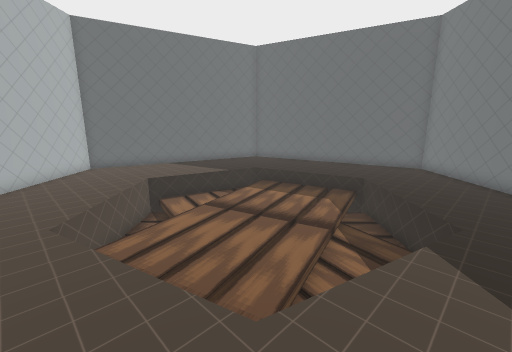
View 1 (above)

12 first-person views from a walk through a Unity game level. The camera is 1.2 m above the floor, tilts 12° down and sees 90° across. The floor is counted in squares, 0.45 m on a side. Each view is taken from the middle of a square. On the plan, view 1 faces up. The plan holds only what a view shows up to about 18 squares ahead; the rest is blank. The place goes on beyond the plan. The player character is not drawn.

View 2
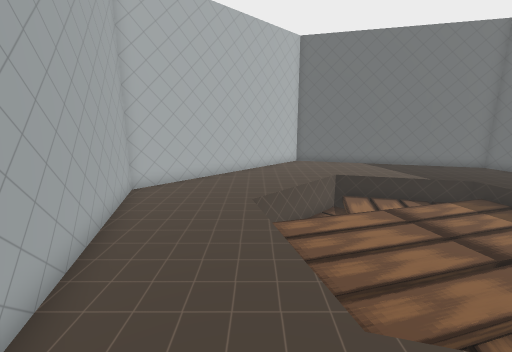

View 3
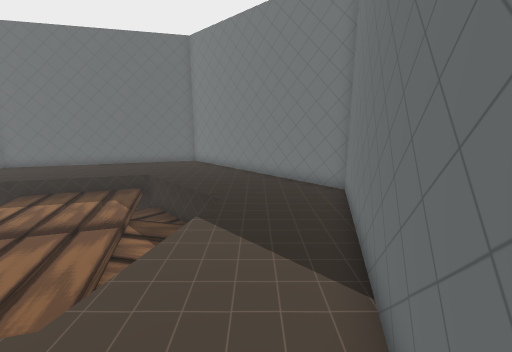

View 4
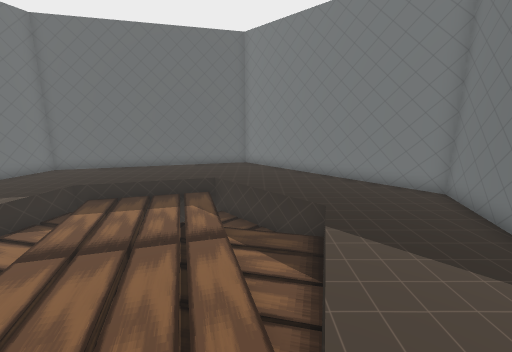

View 5
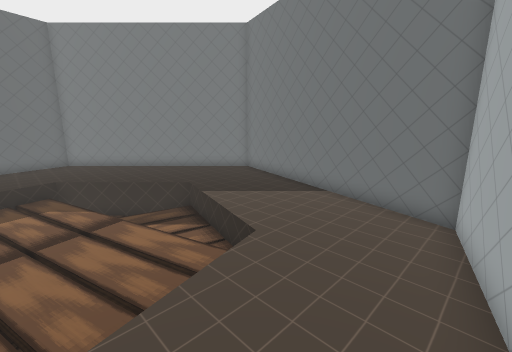

View 6
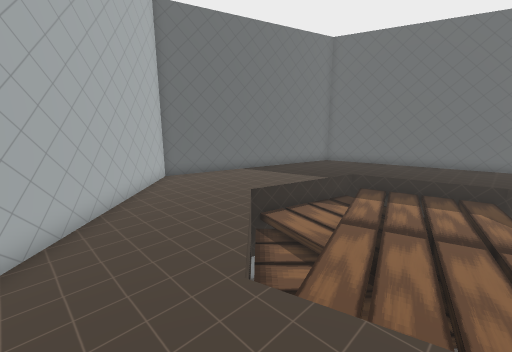

View 7
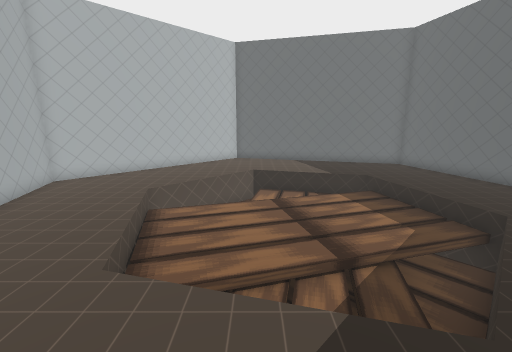

View 8
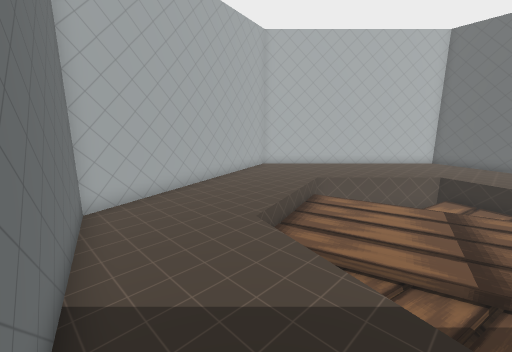

View 9
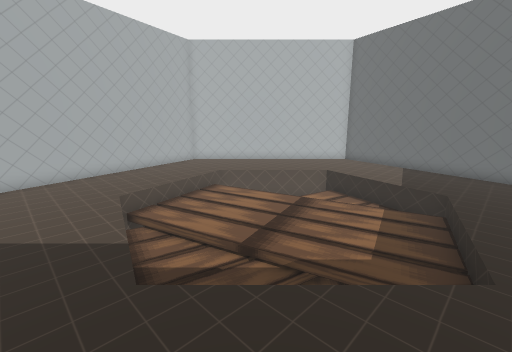

View 10
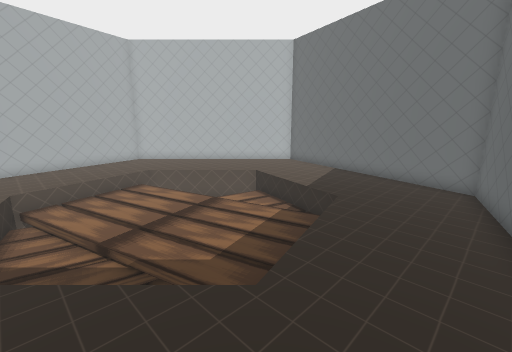

View 11
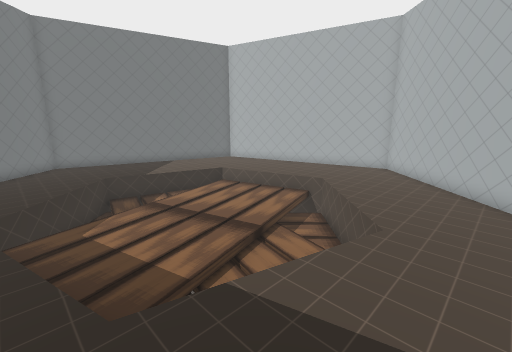

View 12
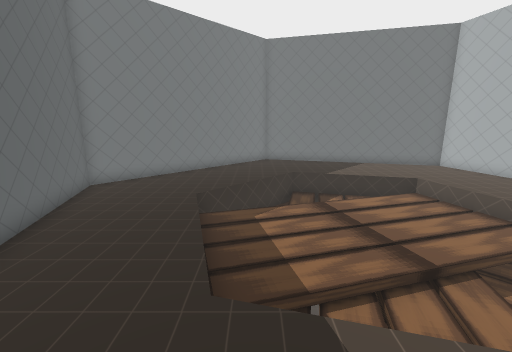

### Floor plan
Key: @ floor where view 1 was taken; # wall or solid block; . main floor; - floor 0.25 m lower than the main floor; _ floor 0.5 m lower than the main floor; < floor 0.75 m lower than the main floor; ( floor 10 m lower than the main floor; / step, stairs or slope; v drop or lower ground.
Columns run from 10 left of view 1 to 10 right of it. Each row starts with its distance up from view 1.
 20          ###
 19        ###.###
 18      ###.....###
 17     ##.........##
 16   ###...........###
 15 ###.......v.......###
 14 #.......// //.......#
 13 #.....//     /......#
 12 #....v        -v....#
 11 #..../         /....#
 10 #....v         <....#
  9 #....v         (....#
  8 #....v         <....#
  7 #..../         /....#
  6 #....v/       //....#
  5 #......-     _......#
  4 #........v _........#
  3 ###.......v.......###
  2   ###...........###
  1     ##.........##
  0      ###..@..###
 -1        ###.###
 -2          ###

Where each view was taken, in squares from view 1:
view 1: 0 up, 0 right, facing up
view 2: 0 up, 1 right, facing up-left
view 3: 1 down, 0 right, facing up-right
view 4: 2 up, 2 left, facing up-right
view 5: 3 up, 6 left, facing right
view 6: 2 up, 5 left, facing up
view 7: 2 up, 5 right, facing up-left
view 8: 3 up, 7 right, facing left
view 9: 8 up, 9 right, facing left
view 10: 12 up, 9 right, facing left
view 11: 18 up, 2 left, facing down
view 12: 17 up, 3 left, facing down-right
